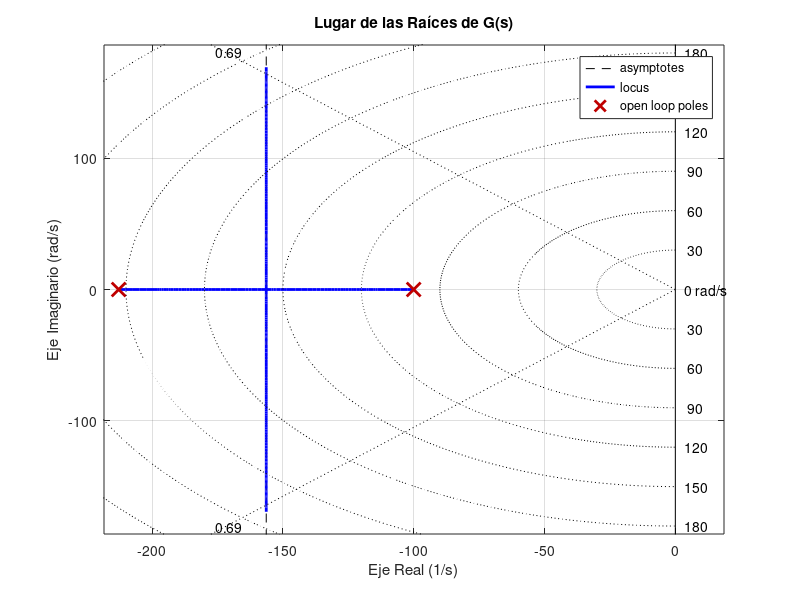

This figure's MATLAB source:
%% Trabajo de Laboratorio Integrador - Sistemas de Control
% TP de Laboratorio 2: Desarrollo de Controladores (P y PI)
clear; clc; close all;

%% =========================================================================
%% PRIMERA PARTE: CONTROL PROPORCIONAL
%% =========================================================================

%% Parámetros de la planta (Figura 1)
R1 = 100e3;          % 100 kOhm
C1 = 0.1e-6;         % 0.1 uF
tau1 = R1 * C1;      % 0.01 s

R2 = 47e3;           % 47 kOhm
C2 = 0.1e-6;         % 0.1 uF
tau2 = R2 * C2;      % 0.0047 s

s = tf('s');
G = 1 / ((tau1 * s + 1) * (tau2 * s + 1));

disp('=== Función de transferencia de la planta G(s) (sin ganancia kp) ===');
G

%% Punto 1: Lugar de las Raíces para ajuste de kp
% Graficamos el LGR de G(s) con la cota de amortiguamiento xi = 0.69 (PO <= 5%)
figure('Name', 'Lugar de las Raíces - Planta G(s)');
rlocus(G);
sgrid(0.69, []);
title('Lugar de las Raíces de G(s)');
xlabel('Eje Real (1/s)');
ylabel('Eje Imaginario (rad/s)');
grid on;
